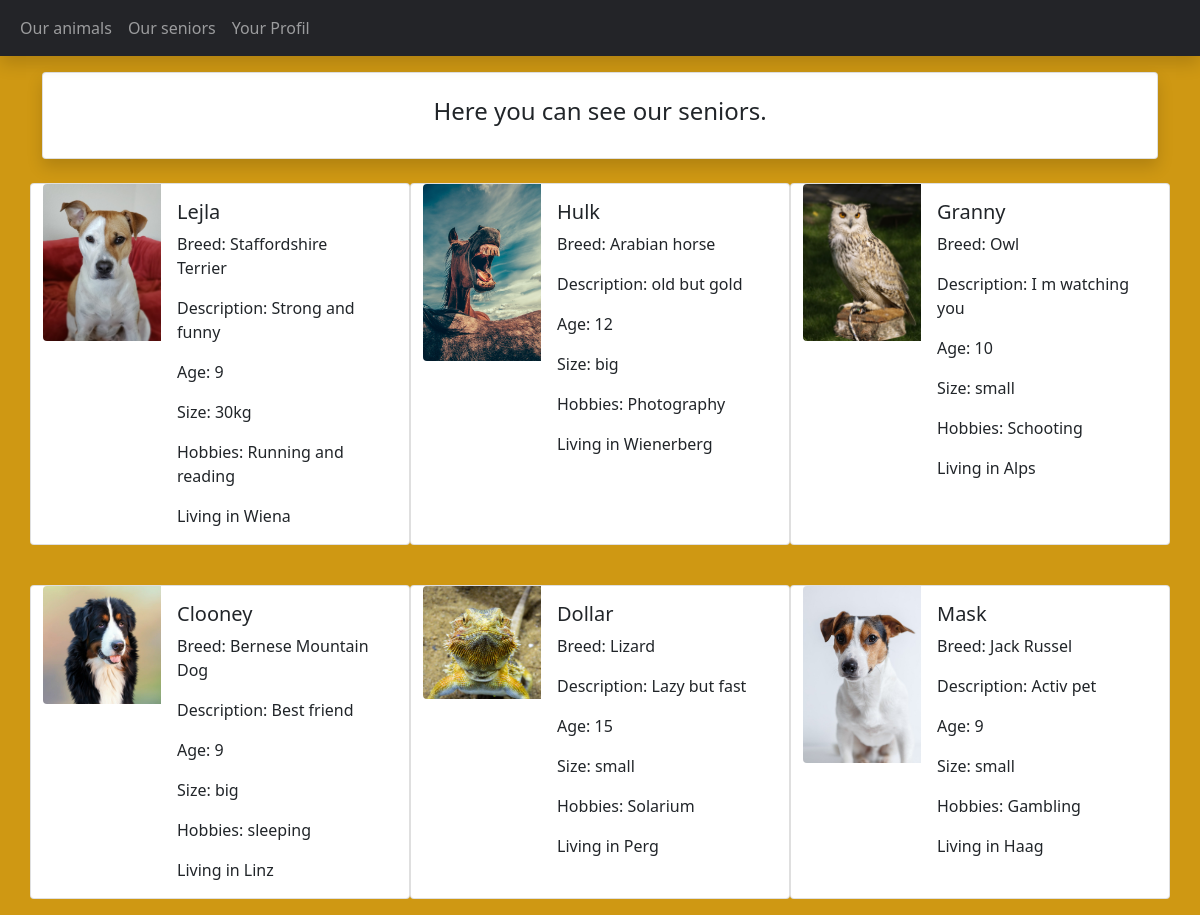
Screenshot of /seniors.php with the database file from the repository.
### tables this page shows
CREATE TABLE `animals` (
  `animal_id` int(11) NOT NULL,
  `name` varchar(255) NOT NULL,
  `photo` varchar(255) DEFAULT NULL,
  `location` varchar(255) NOT NULL,
  `description` varchar(255) NOT NULL,
  `size` varchar(255) NOT NULL,
  `age` int(11) NOT NULL,
  `hobbies` varchar(255) NOT NULL,
  `breed` varchar(255) NOT NULL
);

### seniors.php (the view, shortened to what this page needs)
<?php
require_once 'components/db_connect.php' ;
$sql = "SELECT * FROM animals WHERE age >= 8";
$result = mysqli_query($connect ,$sql);
$card='';
if(mysqli_num_rows($result)  > 0) {
    while($row = mysqli_fetch_array($result, MYSQLI_ASSOC)){
        $card .= '<div class="card mb-3" style="max-width: 400px;">
        <div class="row g-0">
          <div class="col-md-4">
            <img src="pictures/'. $row["photo"] . '" class="img-fluid rounded-start" alt="...">
          </div>
          <div class="col-md-8">
            <div class="card-body">
              <h5 class="card-title">'. $row["name"]. '</h5>
              <p class="card-text">Breed: '. $row["breed"] .'</p>
              <p class="card-text">Description: '. $row["description"] .'</p>
              <p class="card-text">Age: '. $row["age"] .'</p>
              <p class="card-text">Size: '. $row["size"] .'</p>
              <p class="card-text">Hobbies: '. $row["hobbies"] .'</p>
              <p class="card-text">Living in  '. $row["location"].'</p>
            </div>
          </div>
        </div>
      </div>';
                };
    }
?>
<!DOCTYPE html>
<html lang="en" >
<head>
      <link rel="stylesheet" href="//use.fontawesome.com/releases/v5.0.7/css/all.css">
   <?php require_once 'components/boot.php'  ?>
</head>
</head>
<body>
<nav class="navbar navbar-expand navbar-dark mb-3 sticky-top shadow">
  <div class="container-fluid">
    <div class="collapse navbar-collapse" id="navbarNav">
      <ul class="navbar-nav">
        <li class="nav-item">
          <a class="nav-link" aria-current="page" href="home.php">Our animals</a>
        </li>
        <li class="nav-item">
          <a class="nav-link" href="seniors.php">Our seniors</a>
        </li>
        <li class="nav-item">
          <a class="nav-link" href="profil.php">Your Profil</a>
        </li>
    </div>
  </div>
</nav>
            <div  class="container">
            <div class="card text-center p-4 shadow">
                <h4>Here you can see our seniors.</h4>
            </div>
            <br>
                <div id="crd" class="row row-cols-1 row-cols-md-2 row-cols-lg-3 g-4">
                    <?= $card;?>
                </div>
            </div>
</body>
</html>

### components/boot.php (shortened to what this page needs)
<link href="https://cdn.jsdelivr.net/npm/bootstrap@5.0.0-beta1/dist/css/bootstrap.min.css" rel="stylesheet">

### seniors.php (style rules this page uses)
.navbar { background-color: #232428; }
body { background: rgb(207,152,19); }
#crd { justify-content: space-around; }

### rows the page displays
animals: photo (picture), name "Lejla", breed "Staffordshire Terrier", description "Strong and funny", age "9", size "30kg", hobbies "Running and reading", location "Wiena"
animals: photo (picture), name "Hulk", breed "Arabian horse", description "old but gold", age "12", size "big", hobbies "Photography", location "Wienerberg"
animals: photo (picture), name "Granny", breed "Owl", description "I m watching you", age "10", size "small", hobbies "Schooting", location "Alps"
animals: photo (picture), name "Clooney", breed "Bernese Mountain Dog", description "Best friend", age "9", size "big", hobbies "sleeping", location "Linz"
animals: photo (picture), name "Dollar", breed "Lizard", description "Lazy but fast", age "15", size "small", hobbies "Solarium", location "Perg"
animals: photo (picture), name "Mask", breed "Jack Russel", description "Activ pet", age "9", size "small", hobbies "Gambling", location "Haag"
